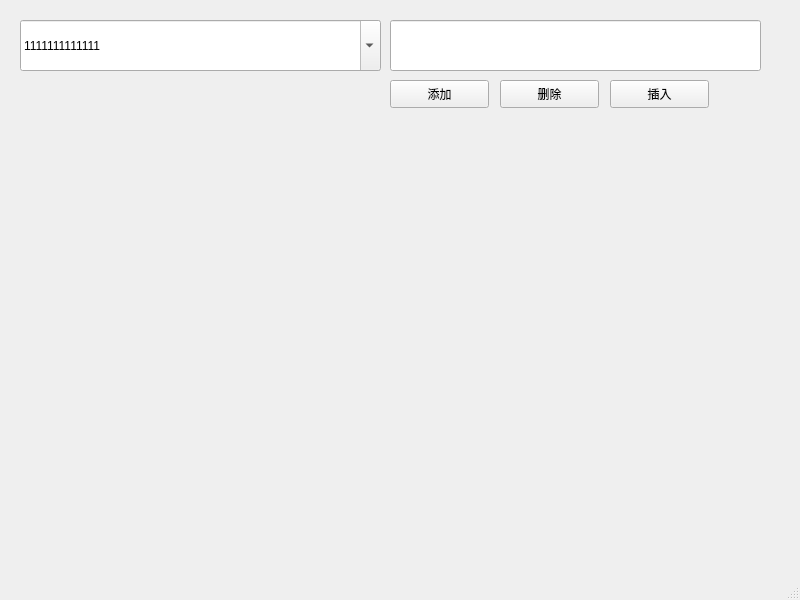
<?xml version="1.0" encoding="UTF-8"?>
<ui version="4.0">
 <class>combo</class>
 <widget class="QMainWindow" name="combo">
  <property name="geometry">
   <rect>
    <x>0</x>
    <y>0</y>
    <width>800</width>
    <height>600</height>
   </rect>
  </property>
  <property name="windowTitle">
   <string>combo</string>
  </property>
  <widget class="QWidget" name="centralwidget">
   <widget class="QComboBox" name="comboBox">
    <property name="geometry">
     <rect>
      <x>20</x>
      <y>20</y>
      <width>361</width>
      <height>51</height>
     </rect>
    </property>
    <property name="editable">
     <bool>true</bool>
    </property>
    <item>
     <property name="text">
      <string>1111111111111</string>
     </property>
    </item>
    <item>
     <property name="text">
      <string>王企鹅</string>
     </property>
    </item>
    <item>
     <property name="text">
      <string>凄凄切切凄凄切切</string>
     </property>
    </item>
   </widget>
   <widget class="QLineEdit" name="lineEdit">
    <property name="geometry">
     <rect>
      <x>390</x>
      <y>20</y>
      <width>371</width>
      <height>51</height>
     </rect>
    </property>
   </widget>
   <widget class="QPushButton" name="pushButton">
    <property name="geometry">
     <rect>
      <x>390</x>
      <y>80</y>
      <width>99</width>
      <height>28</height>
     </rect>
    </property>
    <property name="text">
     <string>添加</string>
    </property>
   </widget>
   <widget class="QPushButton" name="pushButton_2">
    <property name="geometry">
     <rect>
      <x>500</x>
      <y>80</y>
      <width>99</width>
      <height>28</height>
     </rect>
    </property>
    <property name="text">
     <string>删除</string>
    </property>
   </widget>
   <widget class="QPushButton" name="pushButton_3">
    <property name="geometry">
     <rect>
      <x>610</x>
      <y>80</y>
      <width>99</width>
      <height>28</height>
     </rect>
    </property>
    <property name="text">
     <string>插入</string>
    </property>
   </widget>
  </widget>
  <widget class="QMenuBar" name="menubar">
   <property name="geometry">
    <rect>
     <x>0</x>
     <y>0</y>
     <width>800</width>
     <height>24</height>
    </rect>
   </property>
  </widget>
  <widget class="QStatusBar" name="statusbar"/>
 </widget>
 <resources/>
 <connections/>
</ui>
